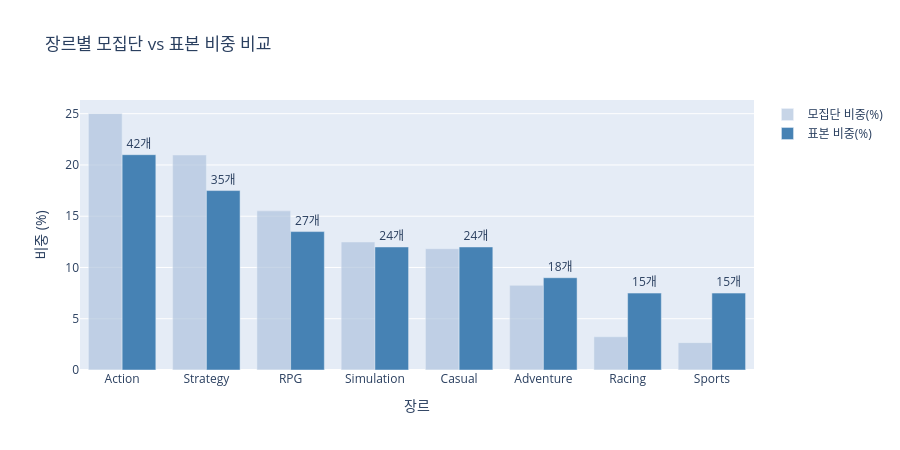

The notebook cell this image was saved under:
### Markdown cell above
## 6. 표본 장르 분포 확인

추출된 200개 표본의 장르 × 리뷰 신뢰도 분포를 시각화하여 층화 결과를 검증한다.

### Code cell
# ── 1. 장르별 표본 수 (bar chart) ──────────────────────────────────────────
genre_dist = df_sample['primary_genre'].value_counts().reset_index()
genre_dist.columns = ['genre', 'count']
pop_genre  = df_filtered['primary_genre'].value_counts().reset_index()
pop_genre.columns = ['genre', 'pop_count']
genre_dist = genre_dist.merge(pop_genre, on='genre')
genre_dist['sample_ratio'] = genre_dist['count'] / genre_dist['count'].sum() * 100
genre_dist['pop_ratio']    = genre_dist['pop_count'] / genre_dist['pop_count'].sum() * 100

fig = go.Figure()
fig.add_trace(go.Bar(
    x=genre_dist['genre'], y=genre_dist['pop_ratio'],
    name='모집단 비중(%)', marker_color='lightsteelblue', opacity=0.7
))
fig.add_trace(go.Bar(
    x=genre_dist['genre'], y=genre_dist['sample_ratio'],
    name='표본 비중(%)', marker_color='steelblue',
    text=genre_dist['count'].apply(lambda x: f'{x}개'),
    textposition='outside'
))
fig.update_layout(
    title='장르별 모집단 vs 표본 비중 비교',
    xaxis_title='장르', yaxis_title='비중 (%)',
    barmode='group', height=450,
    xaxis_categoryorder='total descending'
)
fig.show()

### Figure 1 — Plotly figure (JSON) as saved in the notebook; plotly's stock layout.template omitted (floating-point values rounded to 4 significant figures)
{"data": [{"marker": {"color": "lightsteelblue"}, "name": "모집단 비중(%)", "opacity": 0.7, "type": "bar", "x": ["Action", "Strategy", "RPG", "Casual", "Simulation", "Adventure", "Racing", "Sports"], "y": [25.02, 20.97, 15.52, 11.83, 12.49, 8.259, 3.242, 2.669]}, {"marker": {"color": "steelblue"}, "name": "표본 비중(%)", "text": ["42개", "35개", "27개", "24개", "24개", "18개", "15개", "15개"], "textposition": "outside", "type": "bar", "x": ["Action", "Strategy", "RPG", "Casual", "Simulation", "Adventure", "Racing", "Sports"], "y": [21.0, 17.5, 13.5, 12.0, 12.0, 9.0, 7.5, 7.5]}], "layout": {"barmode": "group", "height": 450, "title": {"text": "장르별 모집단 vs 표본 비중 비교"}, "xaxis": {"categoryorder": "total descending", "title": {"text": "장르"}}, "yaxis": {"title": {"text": "비중 (%)"}}}}
